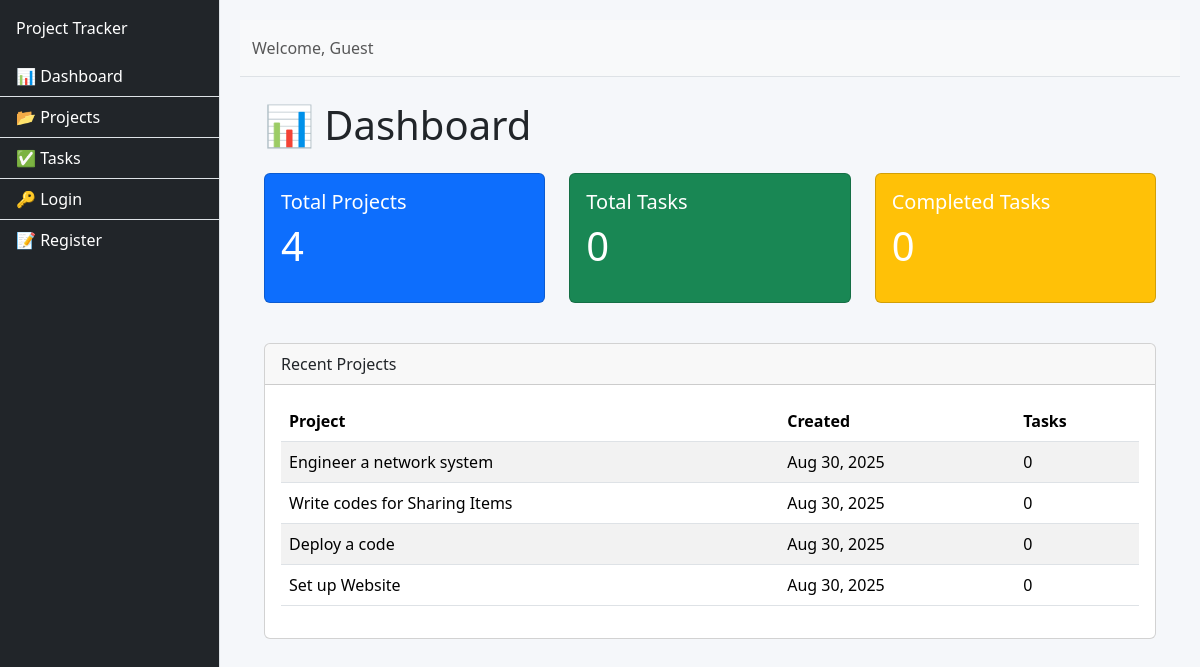
The app's page /dashboard/, older data.
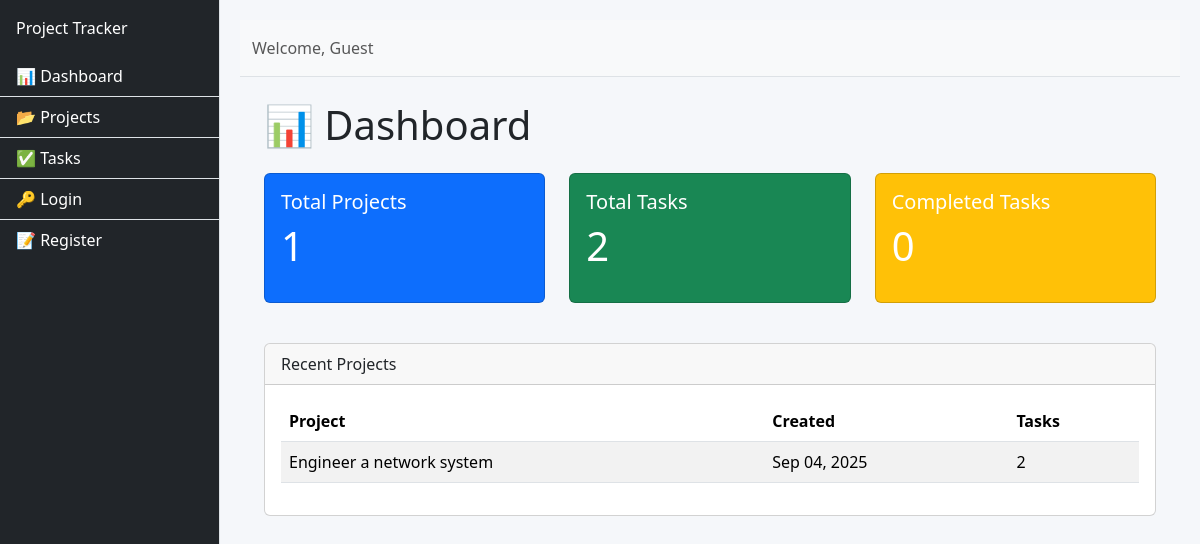
The same page, newer data.
### projects/models.py (models this page shows, shortened)
class Project(models.Model):
    owner = models.ForeignKey(
        settings.AUTH_USER_MODEL,
        on_delete=models.CASCADE,
        related_name="projects"
    )
    name = models.CharField(max_length=200, unique=True)
    description = models.TextField(blank=True, null=True)
    created_at = models.DateTimeField(auto_now_add=True)
    updated_at = models.DateTimeField(auto_now=True)

### project_tracking_system/views.py (the view)
# urls.py: path("dashboard/", views.dashboard_page, name="dashboard"),
def dashboard_page(request):
    projects = Project.objects.all()
    tasks = Task.objects.all()
    tasks_completed = Task.objects.filter(status="completed").count()
    return render(request, "dashboard.html", {
        "projects": projects,
        "tasks": tasks,
        "tasks_completed": tasks_completed,
    })

### templates/dashboard.html (shortened to what this page needs)
{% extends "base.html" %}
{% block content %}
<h1 class="mb-4">📊 Dashboard</h1>
<div class="row">
    <div class="col-md-4">
        <div class="card text-white bg-primary mb-3">
            <div class="card-body">
                <h5 class="card-title">Total Projects</h5>
                <p class="display-6">{{ projects.count }}</p>
            </div>
        </div>
    </div>
    <div class="col-md-4">
        <div class="card text-white bg-success mb-3">
            <div class="card-body">
                <h5 class="card-title">Total Tasks</h5>
                <p class="display-6">{{ tasks.count }}</p>
            </div>
        </div>
    </div>
    <div class="col-md-4">
        <div class="card text-white bg-warning mb-3">
            <div class="card-body">
                <h5 class="card-title">Completed Tasks</h5>
                <p class="display-6">{{ tasks_completed }}</p>
            </div>
        </div>
    </div>
</div>
<div class="card mt-4">
    <div class="card-header">Recent Projects</div>
    <div class="card-body">
        <table class="table table-striped">
            <thead>
                <tr>
                    <th>Project</th>
                    <th>Created</th>
                    <th>Tasks</th>
                </tr>
            </thead>
            <tbody>
                {% for project in projects %}
                <tr>
                    <td>{{ project.name }}</td>
                    <td>{{ project.created_at|date:"M d, Y" }}</td>
                    <td>{{ project.tasks.count }}</td>
                </tr>
                {% empty %}
                <tr><td colspan="3">No projects yet.</td></tr>
                {% endfor %}
            </tbody>
        </table>
    </div>
</div>
{% endblock %}

### templates/base.html (shortened to what this page needs)
{% load static %}
<!DOCTYPE html>
<html lang="en">
<head>
    <link href="https://cdn.jsdelivr.net/npm/bootstrap@5.3.2/dist/css/bootstrap.min.css" rel="stylesheet">
    <link href="{% static 'css/style.css' %}" rel="stylesheet">
</head>
<body>
<div class="d-flex" id="wrapper">
    <div class="bg-dark border-end text-white" id="sidebar-wrapper">
        <div class="sidebar-heading p-3">Project Tracker</div>
        <div class="list-group list-group-flush">
            <a href="{% url 'dashboard' %}" class="list-group-item list-group-item-action bg-dark text-white">📊 Dashboard</a>
            <a href="{% url 'projects_list' %}" class="list-group-item list-group-item-action bg-dark text-white">📂 Projects</a>
            <a href="#" class="list-group-item list-group-item-action bg-dark text-white">✅ Tasks</a>
            {% if user.is_authenticated %}
                <a href="{% url 'logout' %}" class="list-group-item list-group-item-action bg-dark text-white">🚪 Logout</a>
            {% else %}
                <a href="{% url 'login' %}" class="list-group-item list-group-item-action bg-dark text-white">🔑 Login</a>
                <a href="{% url 'register' %}" class="list-group-item list-group-item-action bg-dark text-white">📝 Register</a>
            {% endif %}
        </div>
    </div>
    <div id="page-content-wrapper">
        <nav class="navbar navbar-expand-lg navbar-light bg-light border-bottom">
            <div class="container-fluid">
                <span class="navbar-text">Welcome, {{ user.username|default:"Guest" }}</span>
            </div>
        </nav>
        <div class="container-fluid p-4">
            {% block content %}{% endblock %}
        </div>
    </div>
</div>
</body>
</html>

### static/css/style.css (style rules this page uses)
body { font-family: 'Segoe UI', sans-serif; background: #f5f7fa; }
#wrapper { display: flex; width: 100%; }
#sidebar-wrapper { min-width: 220px; max-width: 220px; height: 100vh; }
#page-content-wrapper { flex: 1; padding: 20px; }

Row changes from the older to the newer data that the page shows:
removed Project: name "Write codes for Sharing Items", created_at "Aug 30, 2025", tasks.count "0"
removed Project: name "Deploy a code", created_at "Aug 30, 2025", tasks.count "0"
removed Project: name "Set up Website", created_at "Aug 30, 2025", tasks.count "0"
changed Project "Engineer a network system": created_at "Aug 30, 2025" → "Sep 04, 2025"; tasks.count "0" → "2"
Text that changed along with them:
{{ projects.count }}: "4" → "1"
{{ tasks.count }}: "0" → "2"
